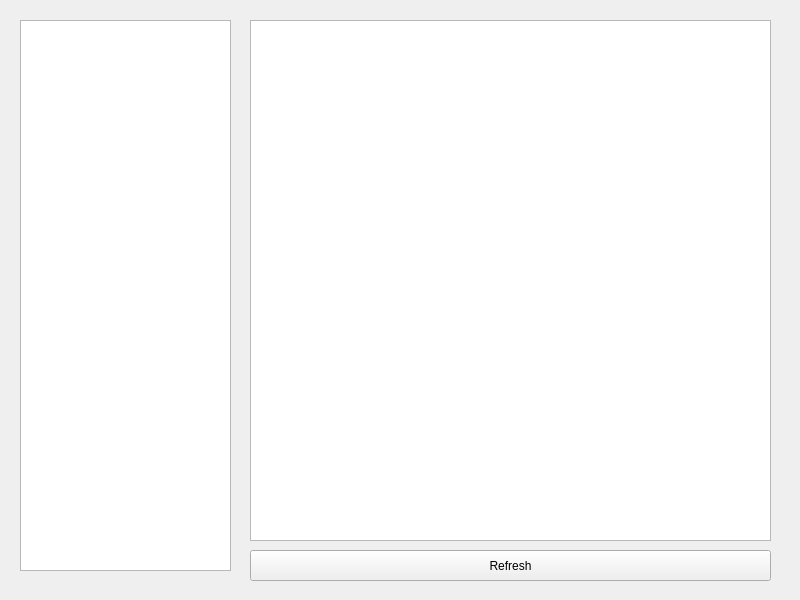
<?xml version="1.0" encoding="UTF-8"?>
<ui version="4.0">
 <class>TcpServer</class>
 <widget class="QWidget" name="TcpServer">
  <property name="geometry">
   <rect>
    <x>0</x>
    <y>0</y>
    <width>800</width>
    <height>600</height>
   </rect>
  </property>
  <property name="windowTitle">
   <string>TcpServer</string>
  </property>
  <widget class="QListWidget" name="listWidgetTables">
   <property name="geometry">
    <rect>
     <x>20</x>
     <y>20</y>
     <width>211</width>
     <height>551</height>
    </rect>
   </property>
  </widget>
  <widget class="QTableView" name="tableView">
   <property name="geometry">
    <rect>
     <x>250</x>
     <y>20</y>
     <width>521</width>
     <height>521</height>
    </rect>
   </property>
  </widget>
  <widget class="QPushButton" name="pushButtonRefresh">
   <property name="geometry">
    <rect>
     <x>250</x>
     <y>550</y>
     <width>521</width>
     <height>31</height>
    </rect>
   </property>
   <property name="text">
    <string>Refresh</string>
   </property>
  </widget>
 </widget>
 <resources/>
 <connections/>
</ui>
